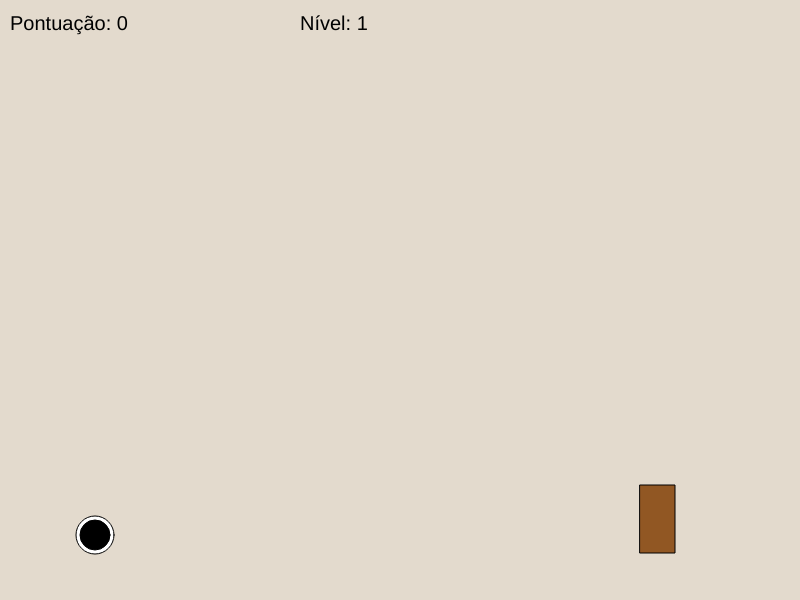
Frame 1 (no input)
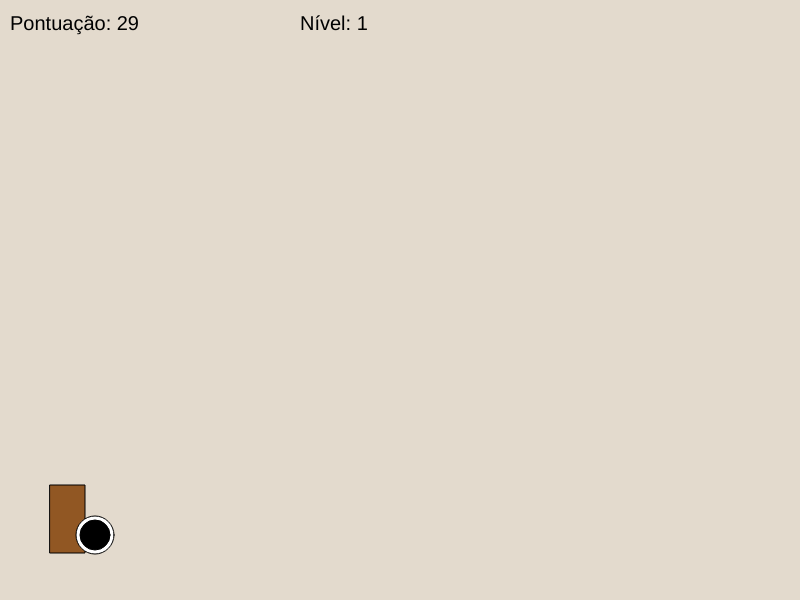
Frame 60 (no input)
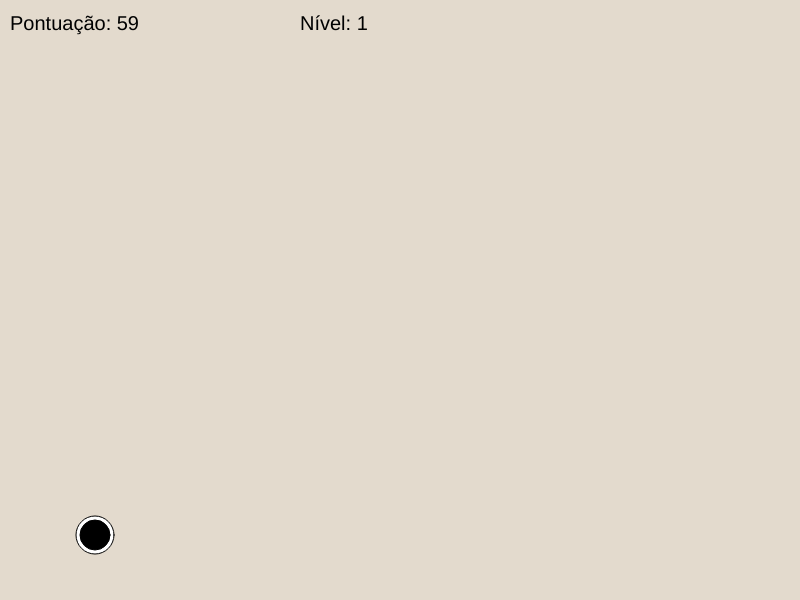
Frame 120 (the mouse pressed at the canvas centre since frame 60)

The p5.js sketch that drew these frames (run headless with seeded random() and noise() and a simulated clock; from frame 60 on, the mouse is pressed at the canvas centre):

// p5.js sketch
// ── sketch.js
/* 
    Equipe: 
        Filipe Gregório de Farias e Silva - Subturma D (Líder) 
        Ivamar Dantas Roque - Subturma D 
        Etapa 1
        Jogo em Estilo Plataforma
*/
var x = 95, xx = 650, y = 535, yp = 0, t = 0;
var pulo = false;
var pontos = 0;
var lvl = 1;

function setup() {
  createCanvas(800, 600);
}

function draw() {
 background(227,218,205)
  textSize(20)
  //HUD
  text('Pontuação: '+parseInt(pontos), 10, 30);
  text('Nível: '+lvl, 300, 30);
  pontos+=0.5;
  if(pontos%1000 == 0){
    lvl++;
  }
  //Comando para movimentação
  if (keyIsDown(LEFT_ARROW)) {
    x -= 5;
  }

  if (keyIsDown(RIGHT_ARROW)) {
    x += 5;
  }
    xx= xx - 10;
  if (xx <= -50) {
    xx = 800;
  }
  //Comando de pulo
  if(keyIsDown(UP_ARROW)&& (!pulo)){
  pulo = true
  t = 0
  }
  if(pulo){
  t++;
  yp = 0.5*(t)*(t - 30)
    if (yp > 0) {
		// habilita a ocorrência de um novo pulo 
		pulo = false;
		yp = 0; 		
	}
  }
  fill(145,87,35);
  rect(xx,485,35,68);
  fill (255);
  ellipse (x,y+yp,38,38);
  fill(0);
  ellipse(x, y+yp, 30, 30);
  if(x == 0){
  x = 5
  }
  if(x == 800){
  x = 795
  }
  if(xx < 0){
  xx = 800 +random(1000)
  }
}
